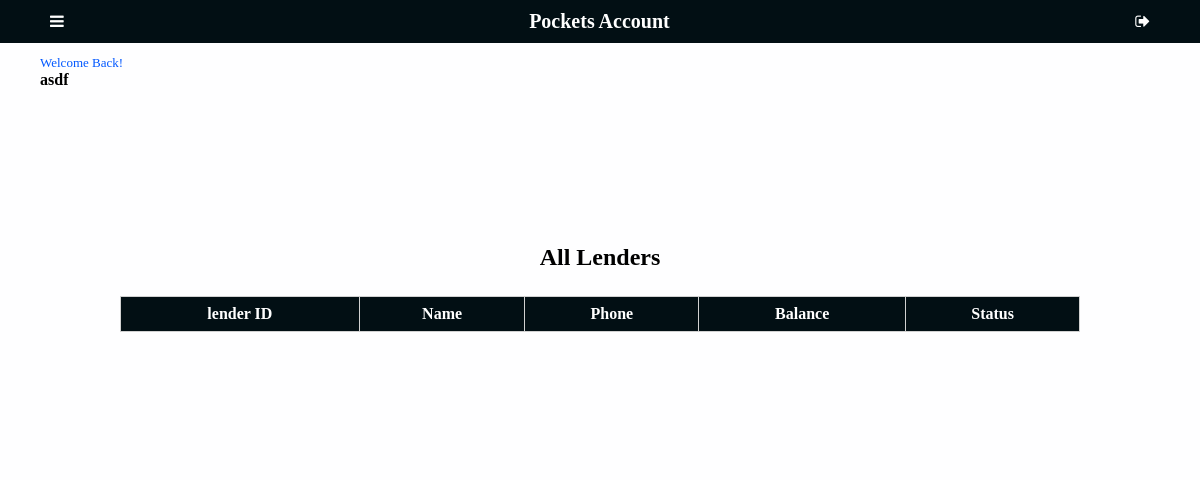
The app's page /lender/ (signed in), older data.
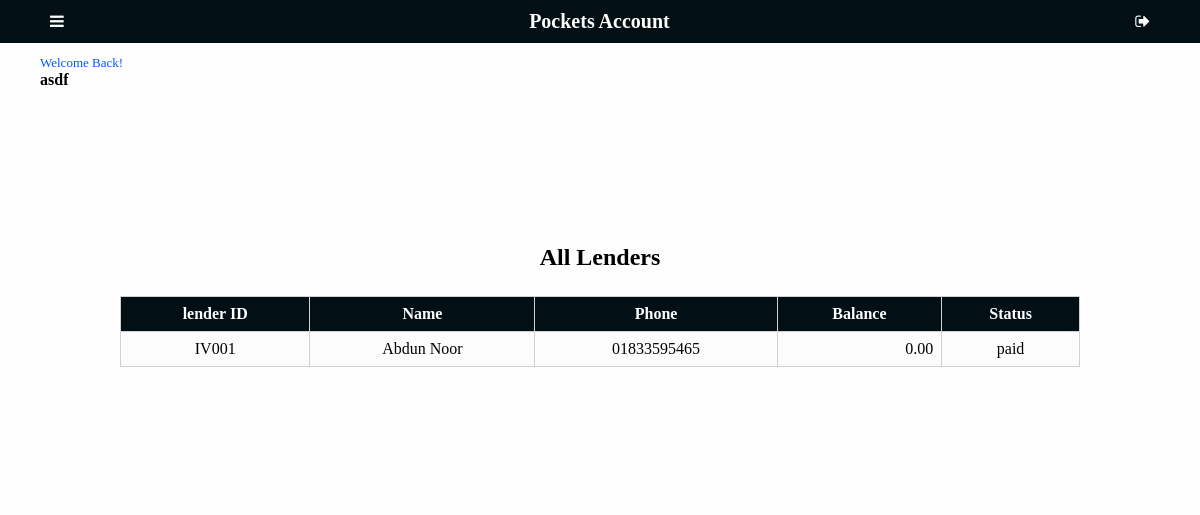
The same page, newer data.
### app/models.py (models this page shows)
class Lender(models.Model):
    lenderName = models.CharField(max_length=50)
    phone = models.CharField(max_length=15, blank=True, null= True)
    address = models.TextField(blank=True, null= True)
    img = models.ImageField(upload_to='pics', null=True, blank=True)
    investor = models.ForeignKey(User, on_delete=models.SET_NULL, blank=True, null=True)
    totalbalance = models.FloatField(default=0, null=True, blank=True)
    def __str__(self):
        return "IV00" +str(self.id)

### app/views.py (the view)
# urls.py: path('lender/', views.lender, name='lender'),
@login_required(login_url='login')
def lender(request):
    lenders = Lender.objects.filter(investor_id=request.user.id)
    d = {}
    for lender in lenders:
        accounts = Invest.objects.filter(lender=lender)
        a, b, c = total_count_lender(accounts)
        if c == 0:
            status = "paid"
        elif c > 0:
            status = "Due"
        else:
            status = "None"
        d[lender] = c, status
    return render(request, "app/lender.html",{
        "lenders": d,
    })

### app/views.py (called while the page is built)
def total_count_lender(accounts):
    total_invest = 0
    total_return = 0
    b = 0
    for account in accounts:
        total_invest = total_invest + account.invest
        total_return = total_return + account.retern
    b = total_invest - total_return
    return total_invest, total_return, b

### app/templates/app/lender.html (shortened to what this page needs)
{% extends "app/layout.html" %}
{% block body %}
<main>
    <div class="tablecontainer">
        <h2>All Lenders</h2>
        <table>
            <tr>
                <th>lender ID</th>
                <th>Name</th>
                <th>Phone</th>
                <th>Balance</th>
                <th>Status</th>
            </tr>
            {% for lender, balance in lenders.items %}
                <tr>
                    <td>{{ lender }}</td>
                    <td> <a style="color: black;" href="{% url 'lenderprofile' lender.id %}"> {{ lender.lenderName }}</a> </td>
                    <td>{{ lender.phone }}</td>
                    <td  class="ralign">{{ balance.0|floatformat:2 }}</td>
                    <a href=""><td>{{ balance.1 }}</td></a>
                </tr>
            {% endfor %}
        </table>
    </div>
</main>
{% endblock %}

Row changes from the older to the newer data that the page shows:
added Lender: id "IV001", lenderName "Abdun Noor", phone "01833595465", totalbalance "0.00", balance "paid"
